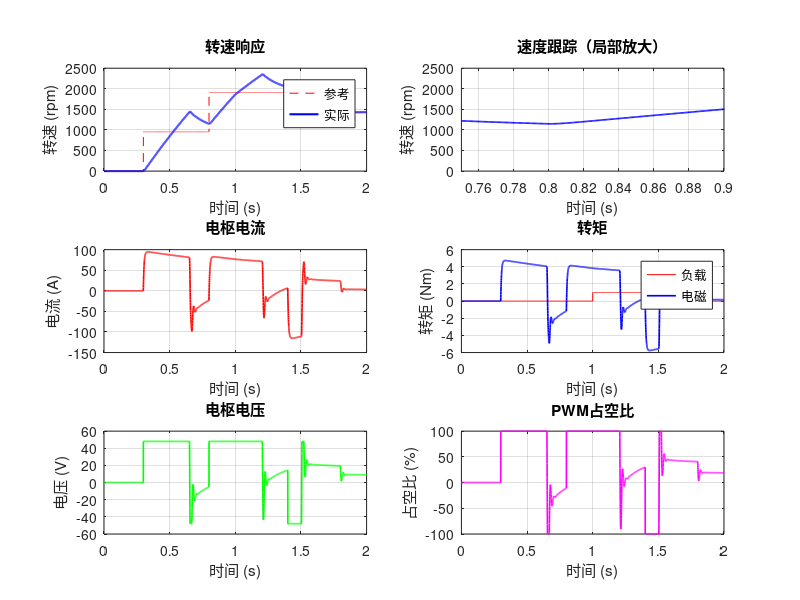

MATLAB code for this plot:
%% 直流电机PWM调速仿真
% MATLAB R2016b 兼容

clc; close all;

Ra = 0.5; La = 0.003; Ke = 0.05; Kt = 0.05;
J = 0.01; B = 0.001; Vdc = 48;
Ts = 0.0005; T = 2.0; t = 0:Ts:T; n = length(t);
Kp = 0.8; Ki = 5.0;

w_ref = 0*(t<0.3) + 100*(t>=0.3 & t<0.8) + 200*(t>=0.8 & t<1.4) + 150*(t>=1.4);
TL = 1.0*(t>1.0 & t<1.8);

w = 0; ia = 0; ei = 0;
w_log = zeros(1,n); ia_log = zeros(1,n);
va_log = zeros(1,n); duty_log = zeros(1,n);

for k = 1:n
    e = w_ref(k) - w; ei = ei + e*Ts;
    duty = max(min(Kp*e + Ki*ei, 1), -1);
    Va = duty*Vdc; Ea = Ke*w;
    ia = ia + (Va - Ra*ia - Ea)/La*Ts;
    w = w + (Kt*ia - B*w - TL(k))/J*Ts;
    w_log(k)=w*30/pi; ia_log(k)=ia; va_log(k)=Va; duty_log(k)=duty;
end

figure('Position', [100 100 900 650]);
subplot(3,2,1); plot(t, w_ref*30/pi, 'r--', t, w_log, 'b-', 'LineWidth', 1.5);
xlabel('时间 (s)'); ylabel('转速 (rpm)'); legend('参考','实际'); grid on; title('转速响应');
subplot(3,2,2); plot(t, w_log, 'b-', 'LineWidth', 1.2); xlim([0.75 0.9]);
xlabel('时间 (s)'); ylabel('转速 (rpm)'); grid on; title('速度跟踪（局部放大）');
subplot(3,2,3); plot(t, ia_log, 'r-', 'LineWidth', 1.2);
xlabel('时间 (s)'); ylabel('电流 (A)'); grid on; title('电枢电流');
subplot(3,2,4); plot(t, TL, 'r-', t, Kt*ia_log, 'b-', 'LineWidth', 1.2);
xlabel('时间 (s)'); ylabel('转矩 (Nm)'); legend('负载','电磁'); grid on; title('转矩');
subplot(3,2,5); plot(t, va_log, 'g-', 'LineWidth', 1.2);
xlabel('时间 (s)'); ylabel('电压 (V)'); grid on; title('电枢电压');
subplot(3,2,6); plot(t, duty_log*100, 'm-', 'LineWidth', 1.2);
xlabel('时间 (s)'); ylabel('占空比 (%)'); grid on; title('PWM占空比');

fprintf('===== 直流电机仿真结果 =====\n');
fprintf('转速误差: %.1f rpm\n', abs(w_log(end)-w_ref(end)*30/pi));
fprintf('峰值电流: %.2f A\n', max(abs(ia_log)));
